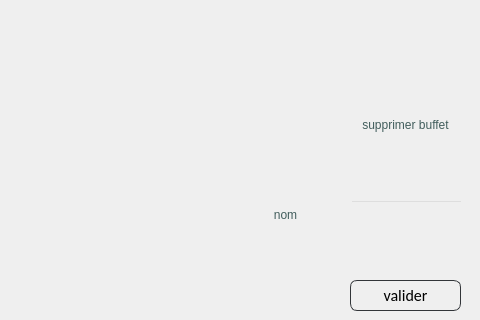
        <widget class="QWidget" name="tab_22">
         <attribute name="title">
          <string>supprimer</string>
         </attribute>
         <widget class="QLineEdit" name="lineEdit_58">
          <property name="geometry">
           <rect>
            <x>350</x>
            <y>200</y>
            <width>113</width>
            <height>24</height>
           </rect>
          </property>
          <property name="styleSheet">
           <string notr="true">background:transparent;</string>
          </property>
         </widget>
         <widget class="QLabel" name="label_111">
          <property name="geometry">
           <rect>
            <x>340</x>
            <y>110</y>
            <width>131</width>
            <height>31</height>
           </rect>
          </property>
          <property name="toolTip">
           <string>&lt;html&gt;&lt;head/&gt;&lt;body&gt;&lt;p align=&quot;center&quot;&gt;nom&lt;/p&gt;&lt;/body&gt;&lt;/html&gt;</string>
          </property>
          <property name="styleSheet">
           <string notr="true">color:rgb(65, 93, 92);

font: 13pt &quot;Allura&quot;;
background: transparent;
</string>
          </property>
          <property name="text">
           <string>&lt;html&gt;&lt;head/&gt;&lt;body&gt;&lt;p align=&quot;center&quot;&gt;supprimer buffet&lt;/p&gt;&lt;/body&gt;&lt;/html&gt;</string>
          </property>
         </widget>
         <widget class="QPushButton" name="pushButton_58">
          <property name="geometry">
           <rect>
            <x>350</x>
            <y>280</y>
            <width>111</width>
            <height>31</height>
           </rect>
          </property>
          <property name="styleSheet">
           <string notr="true">
QPushButton
{
	background: transparent;
	border-style:solid;
	border-radius:7px;
	border-width:1px;
border-color: rgb(50, 53, 57);
	color:rgb(0,0,0);
	font-size:16px;
font-family:Calibri;
}

QPushButton:hover
{
	background-color: #00000000;
	border-color: rgb(30, 227, 0);
	/*color:rgb(30, 227, 0);*/
}

QPushButton:focus
{
	background-color:  rgb(30, 227, 0);
	border-color: rgba(30, 227, 0,0);
	color:rgb(255, 255, 255);
}
</string>
          </property>
          <property name="text">
           <string>valider</string>
          </property>
         </widget>
         <widget class="QLabel" name="label_112">
          <property name="geometry">
           <rect>
            <x>220</x>
            <y>200</y>
            <width>131</width>
            <height>31</height>
           </rect>
          </property>
          <property name="toolTip">
           <string>&lt;html&gt;&lt;head/&gt;&lt;body&gt;&lt;p align=&quot;center&quot;&gt;nom&lt;/p&gt;&lt;/body&gt;&lt;/html&gt;</string>
          </property>
          <property name="styleSheet">
           <string notr="true">color:rgb(65, 93, 92);

font: 13pt &quot;Allura&quot;;
background: transparent;
</string>
          </property>
          <property name="text">
           <string>&lt;html&gt;&lt;head/&gt;&lt;body&gt;&lt;p align=&quot;center&quot;&gt;nom&lt;/p&gt;&lt;/body&gt;&lt;/html&gt;</string>
          </property>
         </widget>
        </widget>
